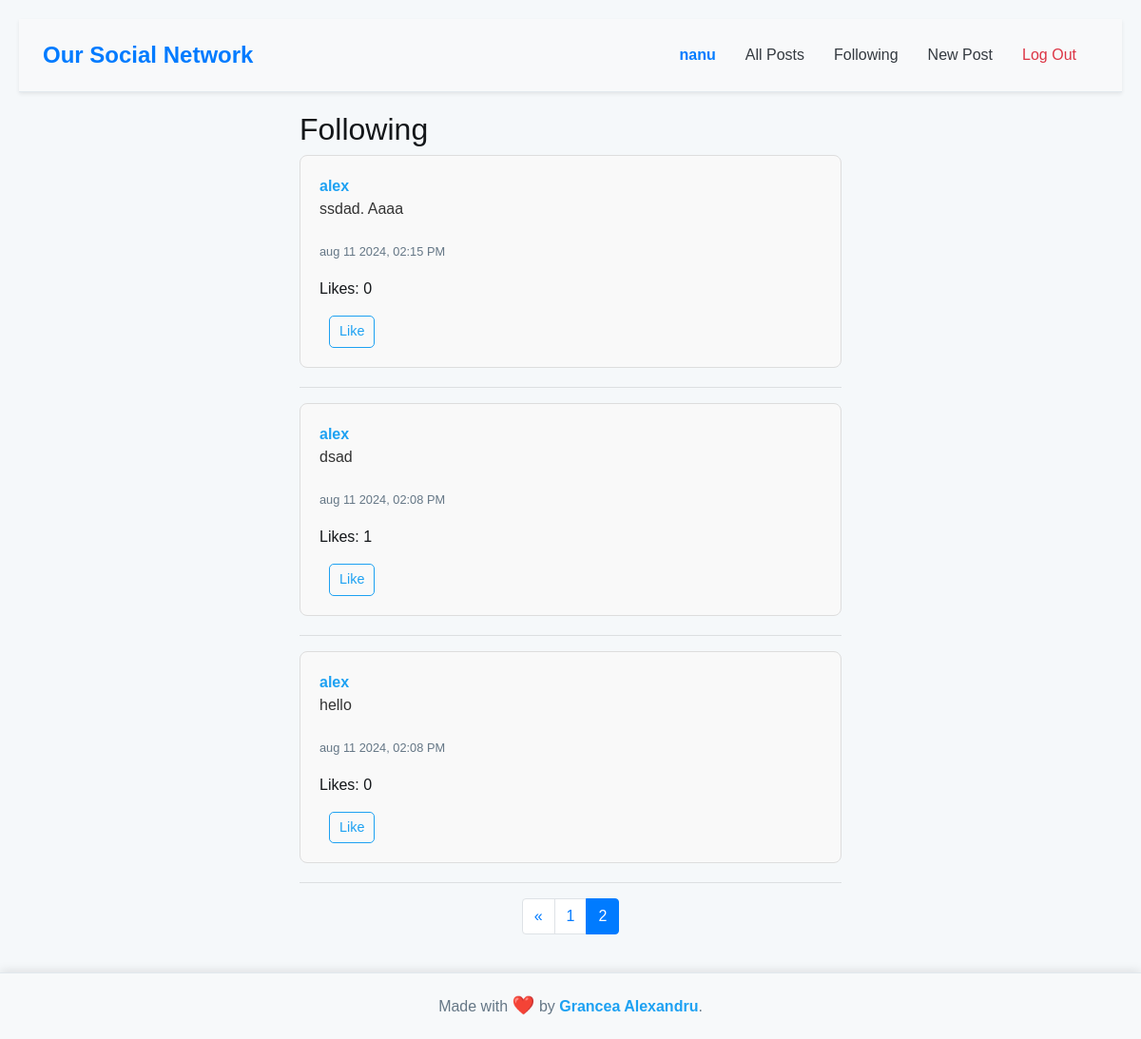
The page /following?page=2 (signed in) on the database its author committed.
### network/models.py (models this page shows, shortened)
class User(AbstractUser):
    followers = models.ManyToManyField("self", blank=True, symmetrical=False, related_name="following")

class Post(models.Model):
    user = models.ForeignKey(User, on_delete=models.CASCADE, related_name="posts")
    content = models.TextField(blank=True)
    timestamp = models.DateTimeField(auto_now_add=True)
    likes = models.ManyToManyField(User, related_name="liked_posts")

### network/views.py (the view)
# urls.py: path('following', views.following, name='following'),
@login_required
def following(request):
    user = request.user
    following = user.following.all()
    posts = Post.objects.filter(user__in=following).order_by('-timestamp')
    paginator = Paginator(posts, 10)
    page_number = request.GET.get('page')
    page_obj = paginator.get_page(page_number)
    return render(request, 'network/following.html', {
        'page_obj': page_obj
    })

### network/templates/network/following.html (shortened to what this page needs)
{% extends "network/layout.html" %}
{% block body %}
    <h2>Following</h2>
    {% for post in page_obj %}
        <div class="post" id="post-{{ post.id }}">
            <a href="{% url 'profile' post.user.username %}">{{ post.user }}</a>
            <p class="post-content">{{ post.content }}</p>
            <p><small>{{ post.timestamp|date:"b d Y, h:i A" }}</small></p>
            <p class="likes-count">Likes: {{ post.likes.count }}</p>
             {% if user.is_authenticated %}
                {% if request.user in post.likes.all %}
                    <button class="btn btn-sm btn-outline-primary like-btn" data-post-id="{{ post.id }}">Dislike</button>
                {% else %}
                    <button class="btn btn-sm btn-outline-primary like-btn" data-post-id="{{ post.id }}">Like</button>
                {% endif %}
            {% endif %}
        </div>
        <hr>
    {% endfor %}
    <nav aria-label="Page navigation">
        <ul class="pagination justify-content-center">
            {% if page_obj.has_previous %}
                <li class="page-item">
                    <a class="page-link" href="?page={{ page_obj.previous_page_number }}" aria-label="Previous">
                        <span aria-hidden="true">&laquo;</span>
                    </a>
                </li>
            {% endif %}
            {% for num in page_obj.paginator.page_range %}
                <li class="page-item {% if page_obj.number == num %}active{% endif %}">
                    <a class="page-link" href="?page={{ num }}">{{ num }}</a>
                </li>
            {% endfor %}
        </ul>
    </nav>
{% endblock %}

### network/templates/network/layout.html (shortened to what this page needs)
{% load static %}
<!DOCTYPE html>
<html lang="en">
    <head>
        <link rel="stylesheet" href="https://stackpath.bootstrapcdn.com/bootstrap/4.4.1/css/bootstrap.min.css">
        <link href="{% static 'network/styles.css' %}" rel="stylesheet">
    </head>
    <body>
        <div class="main-content">
            <nav class="navbar navbar-expand-lg navbar-light bg-light shadow-sm">
                <div class="container">
                    <a class="navbar-brand font-weight-bold text-primary" href="#">Our Social Network</a>
                    <div class="collapse navbar-collapse" id="navbarNav">
                        <ul class="navbar-nav ml-auto">
                            {% if user.is_authenticated %}
                                <li class="nav-item">
                                    <a class="nav-link font-weight-bold text-primary" href="{% url 'profile' user.username %}">{{ user.username }}</a>
                                </li>
                            {% endif %}
                            <li class="nav-item">
                                <a class="nav-link text-dark" href="{% url 'index' %}">All Posts</a>
                            </li>
                            {% if user.is_authenticated %}
                                <li class="nav-item">
                                    <a class="nav-link text-dark" href="{% url 'following' %}">Following</a>
                                </li>
                                <li class="nav-item">
                                    <a class="nav-link text-dark" href="{% url 'new_post' %}">New Post</a>
                                </li>
                                <li class="nav-item">
                                    <a class="nav-link text-danger" href="{% url 'logout' %}">Log Out</a>
                                </li>
                            {% endif %}
                        </ul>
                    </div>
                </div>
            </nav>
            <div class="body">
                {% block body %}
                {% endblock %}
            </div>
        </div>
        <footer class="footer">
            Made with <span class="heart">❤️</span> by <a href="#">Grancea Alexandru</a>.
        </footer>
    </body>
</html>

### network/static/network/styles.css (style rules this page uses)
body { font-family: 'Arial', sans-serif; background-color: #f5f8fa; color: #14171a; margin: 0; padding: 0; }
html, body { height: 100%; margin: 0; display: flex; flex-direction: column; }
.main-content { flex: 1; padding: 20px; }
.navbar { background-color: #f8f9fa !important; padding: 15px 0; border-bottom: 1px solid #e1e8ed; }
.navbar-brand { font-size: 1.5rem; font-weight: bold; color: #007bff !important; }
.nav-item { margin-right: 15px; }
.nav-link { font-size: 1rem; color: #343a40 !important; }
.nav-link.text-danger { color: #dc3545 !important; }
.navbar .nav-link.font-weight-bold { color: #007bff !important; }
.body { max-width: 600px; margin: 20px auto; padding: 0 15px; }
.post { background-color: #ffffff; border: 1px solid #e1e8ed; border-radius: 8px; padding: 15px; margin-bottom: 15px; }
.post a { color: #1da1f2; font-weight: bold; text-decoration: none; }
.post p { font-size: 1rem; line-height: 1.5; }
.post small { color: #657786; }
a { color: #1da1f2; }
.footer { text-align: center; padding: 20px; background-color: #f7f9fa; border-top: 1px solid #e1e8ed; font-family: 'Arial', sans-serif; color: #657786; position: relative; box-shadow: 0 -2px 10px rgba(0, 0, 0, 0.1); width: 100%; margin-top: auto; }
.footer a { color: #1da1f2; text-decoration: none; font-weight: bold; }
.footer .heart { color: #e0245e; animation: heartbeat 1.5s infinite; font-size: 1.2em; }
.post { padding: 20px; margin-bottom: 20px; background-color: #f9f9f9; border: 1px solid #ddd; border-radius: 8px; position: relative; }
.post-content { font-size: 1.1em; margin-bottom: 20px; color: #333; }
.btn { margin-left: 10px; padding: 5px 10px; font-size: 0.9em; border-radius: 5px; cursor: pointer; }
.btn-outline-primary { border-color: #1da1f2; color: #1da1f2; }
.like-btn { margin-right: 18rem; }

### rows shown on the page
User: username "nanu"
Post: user "alex", content "ssdad. Aaaa", timestamp "aug 11 2024, 02:15 PM", likes.count "0"
Post: user "alex", content "dsad", timestamp "aug 11 2024, 02:08 PM", likes.count "1"
Post: user "alex", content "hello", timestamp "aug 11 2024, 02:08 PM", likes.count "0"

### other values the page prints
{{ num }} "1" "2"
